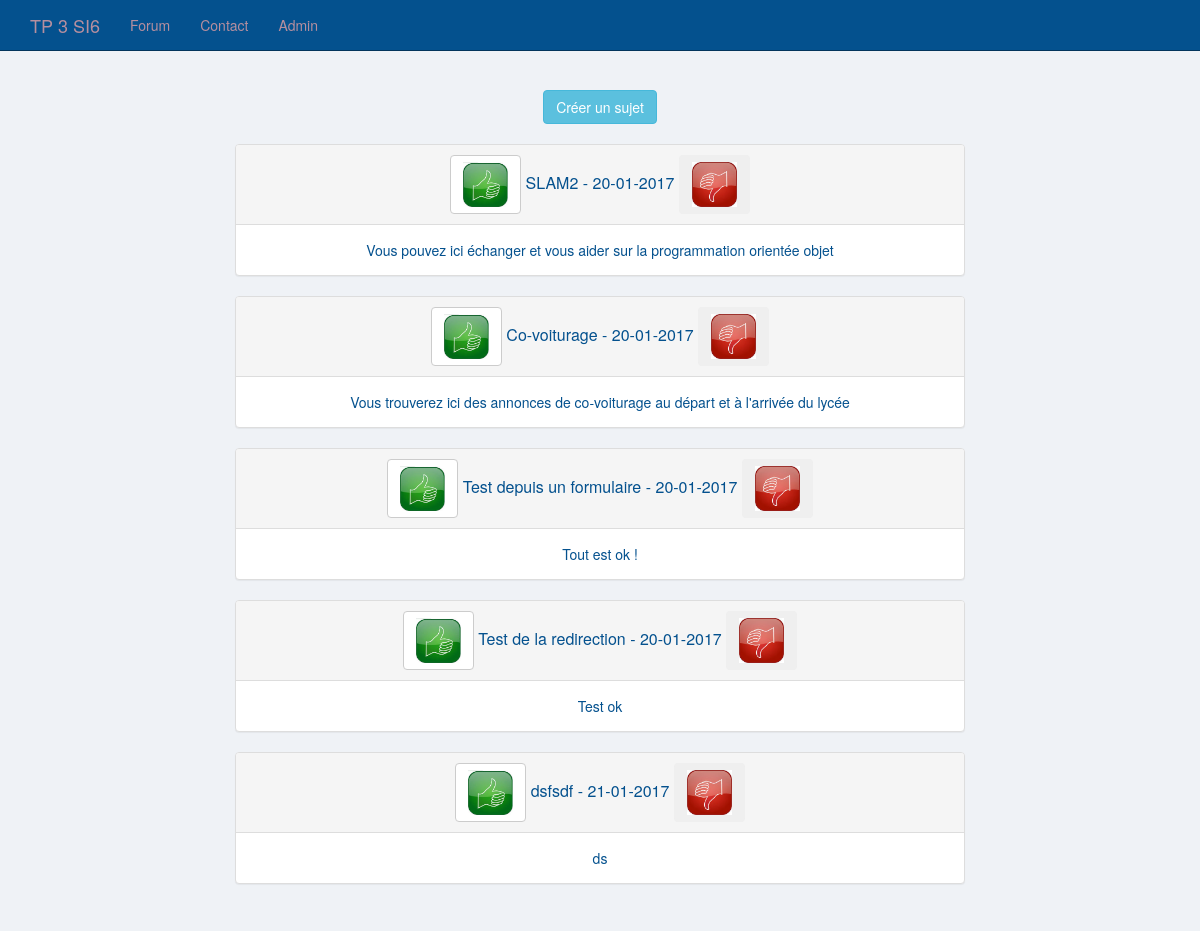
The page /index.php?action=forum on the database its author committed.
### tables this page shows
CREATE TABLE `sujet` (
  `id` int(11) NOT NULL,
  `titre` varchar(255) NOT NULL,
  `description` text NOT NULL,
  `date_creation` date NOT NULL,
  `nb_signalement` int(11) NOT NULL DEFAULT '0',
  `nb_interet` int(11) NOT NULL DEFAULT '0'
);

### pdo/sujetPdo.php (called while the page is built, shortened)
<?php
function getAllSujet(){
    try
    {
        $connection = new PDO("mysql:host=localhost;dbname=".BD.";charset=utf8", USER_BD, PWD_BD);
        $connection->setAttribute(PDO::ATTR_ERRMODE, PDO::ERRMODE_EXCEPTION);
        $response=$connection->query('SELECT * FROM sujet');
        $lesSujets=$response->fetchAll();
        return $lesSujets;
        }
    catch (PDOException $e) {
        echo 'Échec lors de la récupération des sujets : ' . $e->getMessage();
    }
}

### resources/helper.php (called while the page is built)
<?php
function dateToFr($dateEn){
    $date = new DateTime($dateEn);
    return $date->format('d-m-Y');
}

### public/forum.php (the view)
 <div class="row" style="padding-bottom: 20px">
    <a href="index.php?action=create"><button class="btn btn-info">Créer un sujet</button></a>
</div>
<div class="row">
    <div class="col-md-2"></div>
        <div class="col-md-8">
            <?php
            foreach ($lesSujets as $unSujet){
            ?>
                <div class="panel panel-default">
                    <div class="panel-heading">
                        <h3 class="panel-title">
                            <button type="button" class="btn btn-default"><a href="index.php?action=like&id=<?=$unSujet["id"]?>"><img src="resources/pouceVert.jpg" width="45" height="45"></a></button>
                          <?= $unSujet["titre"]?> - <?= dateToFr($unSujet["date_creation"])?>
                          <button type="button" class="btn btn-defaul"><a href="index.php?action=signal&id=<?=$unSujet["id"]?>"><img src="resources/pouceRouge.jpg" width="45" height="45"></a></button>
                        </h3>
                    </div>
                    <div class="panel-body">
                        <?= $unSujet["description"]?>
                    </div>
                </div>
            <?php
            }
            ?>
            </div>
        </div>
        <div class="col-md-2"></div>
    </div>
</div>

### index.php (shortened to what this page needs)
<!DOCTYPE html>
<html lang="fr">
  <head>
    <link href="assets/css/bootstrap.css" rel="stylesheet">
    <link href="assets/css/starter-template.css" rel="stylesheet">
  </head>
  <body>
    <nav class="navbar navbar-inverse navbar-fixed-top">
      <div class="container">
        <div class="navbar-header">
          <a class="navbar-brand" href="index.php">TP 3 SI6</a>
        </div>
        <div id="navbar" class="collapse navbar-collapse">
          <ul class="nav navbar-nav">
            <li><a href="index.php?action=forum">Forum</a></li>
            <li><a href="index.php?action=contact">Contact</a></li>
            <li><a href="index.php?action=admin">Admin</a></li>
          </ul>
        </div>
      </div>
    </nav>
    <div class="container">
      <div class="starter-template">
                    <?php
                    require 'resources/helper.php';
                    require 'pdo/sujetPdo.php';
                    if(isset($_GET["action"]))
                    {
                            $action=$_GET["action"];
                            switch ($action) {
                                case "forum":
                                    $lesSujets= getAllSujet();
                                    include 'public/forum.php';
                                    break;
                            }
                    }
                    else
                    {
                         include 'public/accueil.php';
                    }
                   ?>
  </body>
</html>

### assets/css/starter-template.css (style rules this page uses)
body { padding-top: 50px; }
.starter-template { padding: 40px 15px; text-align: center; }

### rows shown on the page
sujet: titre "SLAM2", date_creation "20-01-2017", description "Vous pouvez ici échanger et vous aider sur la programmation orientée objet"
sujet: titre "Co-voiturage", date_creation "20-01-2017", description "Vous trouverez ici des annonces de co-voiturage au départ et à l'arrivée du lycée"
sujet: titre "Test depuis un formulaire", date_creation "20-01-2017", description "Tout est ok !"
sujet: titre "Test de la redirection", date_creation "20-01-2017", description "Test ok"
sujet: titre "dsfsdf", date_creation "21-01-2017", description "ds"
